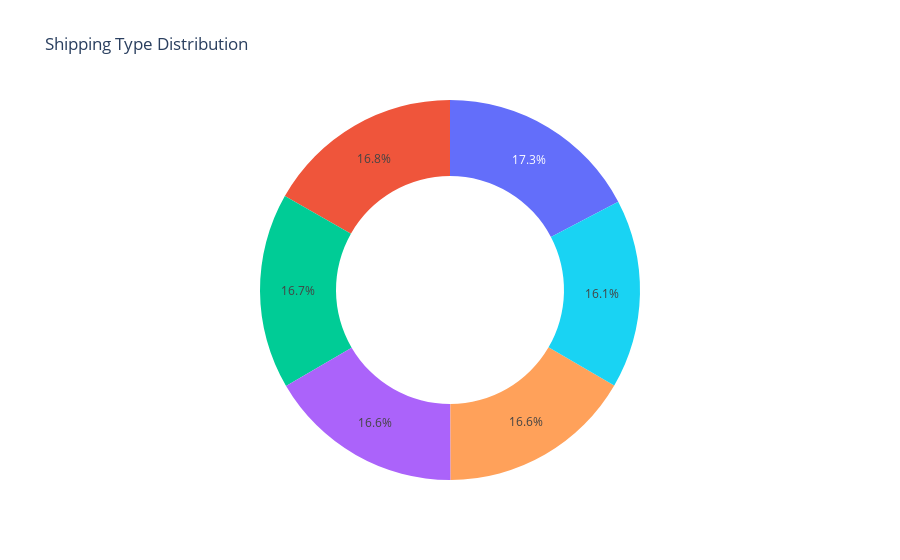

Notebook source saved alongside this figure:
### Code cell
shiptype_counts = df["Shipping Type"].value_counts()
fig = px.pie(shiptype_counts.index, values = shiptype_counts.values, labels=shiptype_counts.index, color=shiptype_counts.index ,title='Shipping Type Distribution' , hole = 0.6)
fig.show()

### Figure 1 — Plotly figure (JSON) as saved in the notebook; plotly's stock layout.template omitted (floating-point values rounded to 4 significant figures)
{"data": [{"customdata": [["Free Shipping"], ["Standard"], ["Store Pickup"], ["Next Day Air"], ["Express"], ["2-Day Shipping"]], "domain": {"x": [0, 1], "y": [0, 1]}, "hole": 0.6, "hovertemplate": "value=%{value}<br>color=%{customdata[0]}<extra></extra>", "legendgroup": "", "marker": {"colors": ["#636efa", "#EF553B", "#00cc96", "#ab63fa", "#FFA15A", "#19d3f3"]}, "name": "", "showlegend": false, "type": "pie", "values": [675, 654, 650, 648, 646, 627]}], "layout": {"legend": {"tracegroupgap": 0}, "title": {"text": "Shipping Type Distribution"}}}
